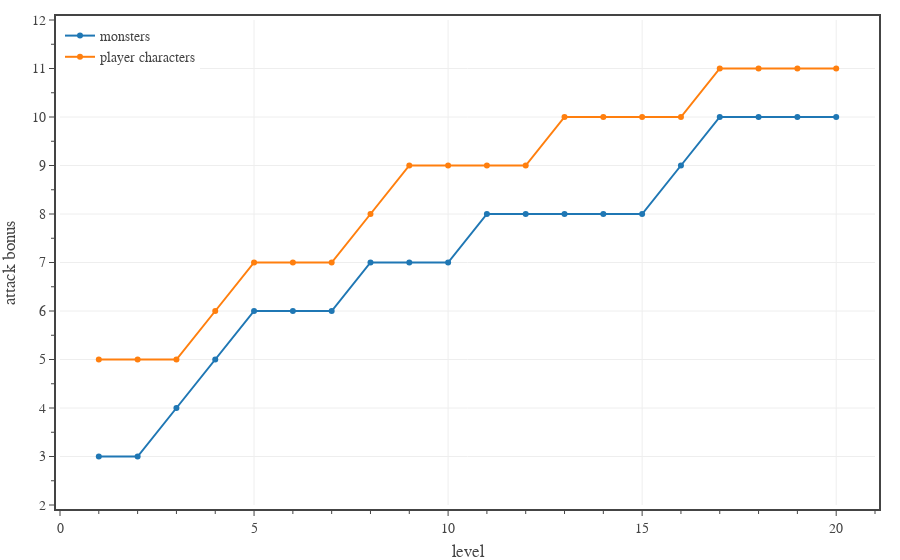

The cell this chart's notebook holds for it:
### Code cell
# plots average attack bonus

pc = {
    'level':      [ 1, 2, 3, 4, 5, 6, 7, 8, 9,10,11,12,13,14,15,16,17,18,19,20],
    'attack mod': [ 3, 3, 3, 4, 4, 4, 4, 5, 5, 5, 5, 5, 5, 5, 5, 5, 5, 5, 5, 5],
    'prof bonus': [ 2, 2, 2, 2, 3, 3, 3, 3, 4, 4, 4, 4, 5, 5, 5, 5, 6, 6, 6, 6],
}
pc['attack bonus'] = [pc['attack mod'][i] + pc['prof bonus'][i] for i in range(20)]
pc['save dc'] = [pc['attack bonus'][i] + 8 for i in range(20)]

dfD = pd.read_csv('../../assets/data/dmg-targets.csv') # 'CR','PB','AC','AB','DC'
dfD = dfD[dfD['CR'].between(1, 20)]

# create figure
fig = go.Figure(
    layout=go.Layout(
        template=TFB_TEMPLATE,
        margin=dict(l=60, r=25, b=55, t=20, pad=4),
        xaxis=dict(
            title_text='level',
            range=[0,21],
            tick0=0, dtick=5,
            minor=dict(tick0=0, dtick=1),
        ),
        yaxis=dict(
            title_text='attack bonus',
            range=[2,12],
            tick0=0, dtick=1,
            minor=dict(tick0=0, dtick=0.5),
        ),
        legend=dict(
            xanchor='left', yanchor='top',
            x=0.00, y=1.00,
            orientation='v',
            tracegroupgap=0,
        )
    )
)

# plot monster save DCs
fig.add_trace(go.Scatter(
    x=np.array(pc['level']), 
    y=np.array(dfD['AB']),
    mode='markers+lines', 
    name='monsters',
    hovertemplate=
        'Level %{x}<br>'+
        'Attack Bonus %{y:,.0f}' + 
        '<extra></extra>'
))

# plot player character save DCs
fig.add_trace(go.Scatter(
    x=np.array(pc['level']), 
    y=np.array(pc['attack bonus']),
    mode='markers+lines', 
    name='player characters',
    hovertemplate=
        'Level %{x}<br>'+
        'Attack Bonus %{y:,.0f}' + 
        '<extra></extra>'
))

# show figure
fig.show(config=TFB_CONFIG)

# save large format figure
if SAVEFIGS:
    file_name = f'./fig-attack-bonus-vs-level-large.html'
    fig_html = fig.to_html(
        config=TFB_CONFIG,
        include_plotlyjs=False, 
        full_html=False, 
    )
    fig_soup = BeautifulSoup(fig_html, 'html.parser')
    fig_soup.div['class'] = 'plotly-div-large'
    with open(file_name, 'wb') as fout:
        fout.write(fig_soup.prettify('utf-8'))

# save small format figure
if SAVEFIGS:
    fig.update_traces(marker=dict(size=4))
    fig.update_layout(font=dict(size=10))
    file_name = f'./fig-attack-bonus-vs-level-small.html'
    fig_html = fig.to_html(
        config=TFB_CONFIG,
        include_plotlyjs=False, 
        full_html=False, 
    )
    fig_soup = BeautifulSoup(fig_html, 'html.parser')
    fig_soup.div['class'] = 'plotly-div-small'
    with open(file_name, 'wb') as fout:
        fout.write(fig_soup.prettify('utf-8'))

### Figure 1 — Plotly figure (JSON) as saved in the notebook; plotly's stock layout.template omitted (floating-point values rounded to 4 significant figures)
{"data": [{"hovertemplate": "Level %{x}<br>Attack Bonus %{y:,.0f}<extra></extra>", "mode": "markers+lines", "name": "monsters", "type": "scatter", "x": [1, 2, 3, 4, 5, 6, 7, 8, 9, 10, 11, 12, 13, 14, 15, 16, 17, 18, 19, 20], "y": [3, 3, 4, 5, 6, 6, 6, 7, 7, 7, 8, 8, 8, 8, 8, 9, 10, 10, 10, 10]}, {"hovertemplate": "Level %{x}<br>Attack Bonus %{y:,.0f}<extra></extra>", "mode": "markers+lines", "name": "player characters", "type": "scatter", "x": [1, 2, 3, 4, 5, 6, 7, 8, 9, 10, 11, 12, 13, 14, 15, 16, 17, 18, 19, 20], "y": [5, 5, 5, 6, 7, 7, 7, 8, 9, 9, 9, 9, 10, 10, 10, 10, 11, 11, 11, 11]}], "layout": {"legend": {"orientation": "v", "tracegroupgap": 0, "x": 0, "xanchor": "left", "y": 1, "yanchor": "top"}, "margin": {"b": 55, "l": 60, "pad": 4, "r": 25, "t": 20}, "xaxis": {"dtick": 5, "minor": {"dtick": 1, "tick0": 0}, "range": [0, 21], "tick0": 0, "title": {"text": "level"}}, "yaxis": {"dtick": 1, "minor": {"dtick": 0.5, "tick0": 0}, "range": [2, 12], "tick0": 0, "title": {"text": "attack bonus"}}}}
